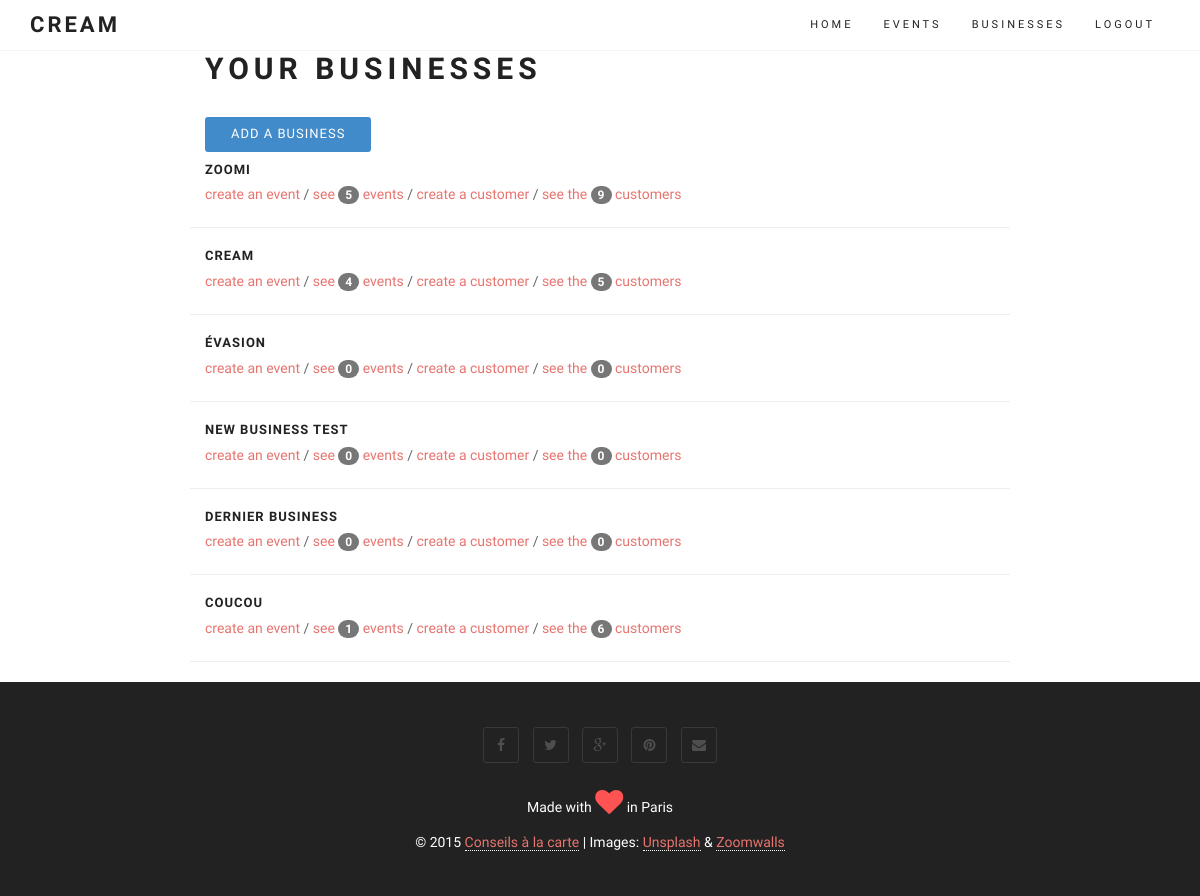
The page /business/ (signed in) on the database its author committed.
### core/models.py (models this page shows)
class Business(models.Model):
	user = models.ForeignKey(User)
 	name = models.CharField(max_length=100, null=True, blank=True)
 	def __unicode__(self):
 		return self.name
 	def create_event_url(self):
 		return reverse (viewname="event_create", args=[self.id])
 	def create_customer_url(self):
 		return reverse (viewname="customer_create", args=[self.id])
 	def list_customer_url(self):
 		return reverse (viewname="customer_list", args=[self.id])
 	def list_event_url(self):
 		return reverse (viewname="business_event_list", args=[self.id])
  	def get_absolute_url(self):
 	 	return reverse (viewname="business_list")

### core/views.py (the view)
# urls.py: url(r'business/$', login_required(coreviews.BusinessListView.as_view()), name = 'business_list'),
class BusinessListView(ListView):
	model = coremodels.Business
	template_name = "business/list.html"
	def get_queryset(self):
		return coremodels.Business.objects.filter(user=self.request.user)

### templates/business/list.html (shortened to what this page needs)
{% extends "base/theme.html" %}
{% block content %}
<div class="row main-content">
	<div class="col-md-2"></div>
	<div class="col-md-8">
	<h2>Your Businesses</h2>
	<a href="/business/create" class="btn btn-primary"> Add a Business</a>
	<p>
		{% for business in object_list %}
		<div class="row">
	 		<div class="col-md-12">
				<h3>{{ business.name }}</h3><a href="{{ business.create_event_url }}">create an event</a> / <a href="{{ business.list_event_url }}">see <span class="badge">{{ business.event_set.count }}</span>  events</a> / <a href="{{ business.create_customer_url }}">create a customer</a> / <a href="{{ business.list_customer_url }}">see the <span class="badge">{{ business.customer_set.count }}</span> customers </a>
			</div>
		</div>
		<div class="row">
			<hr>
		</div>
		{% endfor %}
	</div>
	<div class="col-md-2"></div>
</div>
{% endblock %}

### static/css/style.css (style rules this page uses)
body { font: 300 14px/1.8 'Raleway', sans-serif; color: #666; overflow-x: hidden; }
a { color: #E7746F; }
a, .btn { -webkit-transition: all 0.125s ease-in-out 0s; -moz-transition: all 0.125s ease-in-out 0s; -ms-transition: all 0.125s ease-in-out 0s; -o-transition: all 0.125s ease-in-out 0s; transition: all 0.125s ease-in-out 0s; }
.btn, .form-control, .form-control:hover, .form-control:focus, .navbar-custom .dropdown-menu { -webkit-box-shadow: none; box-shadow: none; }
h1, h2, h3, h4, h5, h6 { font: 700 40px/1.2 Raleway, sans-serif; text-transform: uppercase; letter-spacing: 5px; margin: 5px 0 5px; color: #222; }
h2 { font-size: 30px; margin: 0 0 30px; }
h3 { font-size: 13px; letter-spacing: 1px; margin: 0 0 5px; }
.btn, .iconbox, .progress, #filter li, .scroll-up a, .form-control, .input-group-addon { -webkit-border-radius: 3px; -moz-border-radius: 3px; -o-border-radius: 3px; border-radius: 3px; }
.btn { font-family: Raleway, sans-serif; text-transform: uppercase; letter-spacing: 1px; font-size: 13px; padding: 8px 26px; border: 0; }

### rows shown on the page
Business: name "ZOOMI", event_set.count "5", customer_set.count "9"
Business: name "CREAM", event_set.count "4", customer_set.count "5"
Business: name "ÉVASION", event_set.count "0", customer_set.count "0"
Business: name "NEW BUSINESS TEST", event_set.count "0", customer_set.count "0"
Business: name "DERNIER BUSINESS", event_set.count "0", customer_set.count "0"
Business: name "COUCOU", event_set.count "1", customer_set.count "6"
